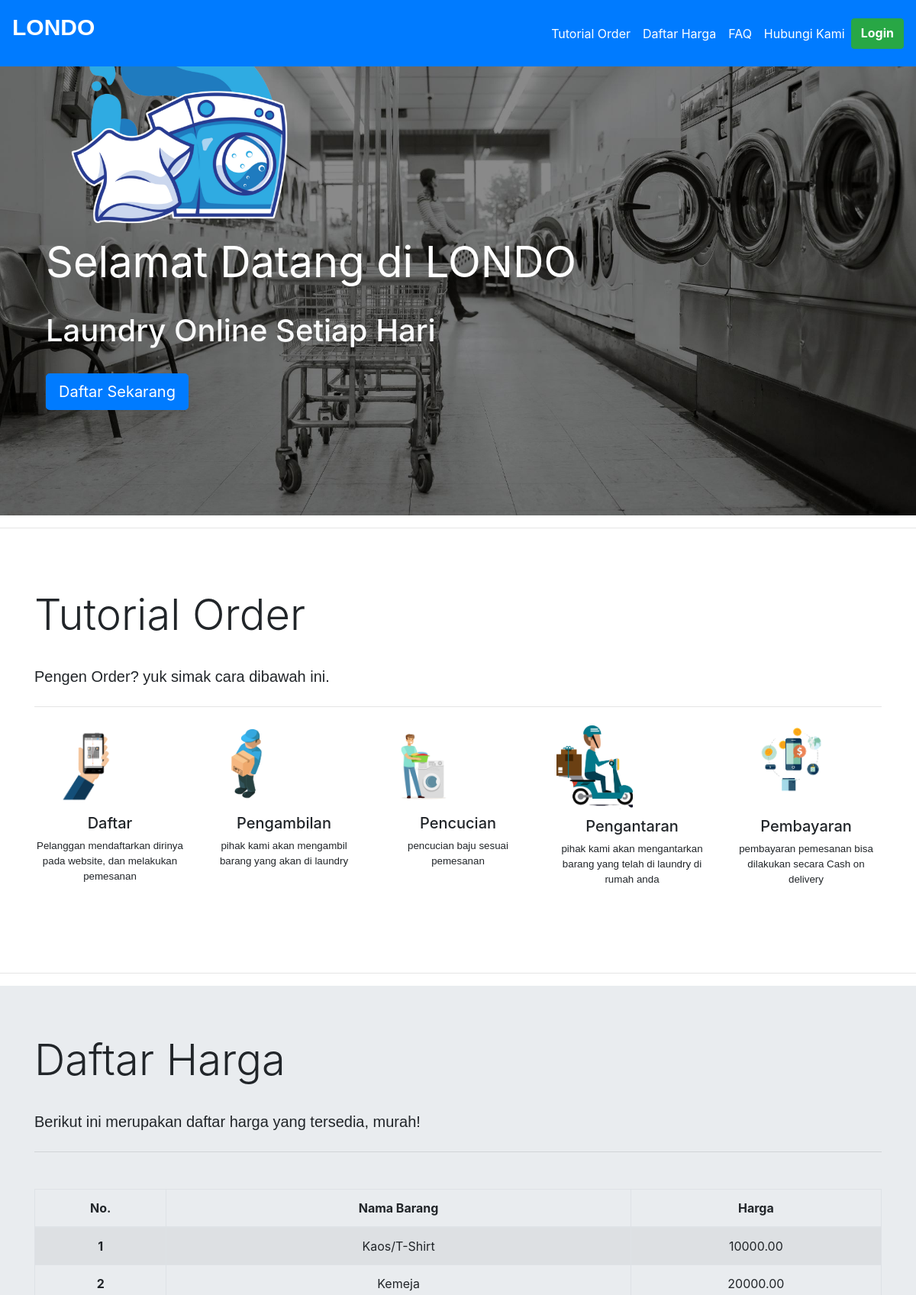
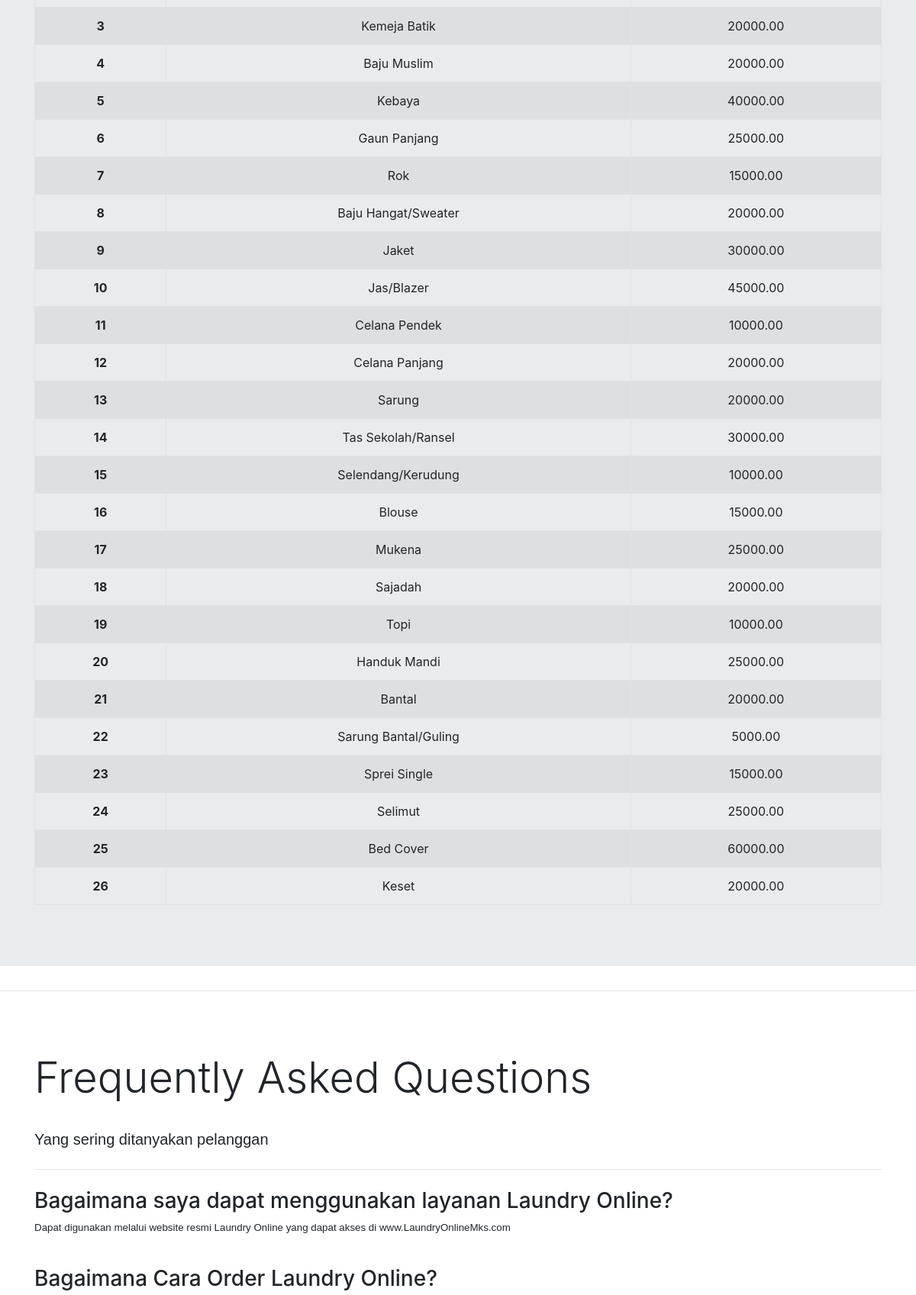
The page / (upper part) on the database its author committed (2 pictures, top to bottom).
### tables this page shows
CREATE TABLE `harga` (
  `id` INT(11) NOT NULL AUTO_INCREMENT,
  `nama_barang` VARCHAR(30) DEFAULT NULL,
  `harga` DECIMAL(10,2) DEFAULT NULL,
  PRIMARY KEY (`id`)
);

### database.php (called while the page is built, shortened)
<?php
class database{
    public function __construct()
    {
        try{
            $serverName = 'laundrycc.mysql.database.azure.com';
            $userName = 'laundrycc';
            $password = 'Admin123';
            $dbName = 'laundrycc';
            $this-> pdo = new PDO("mysql:host=$serverName;port=3306;dbname=$dbName",$userName, $password);
            $this-> pdo->setAttribute(PDO::ATTR_ERRMODE, PDO::ERRMODE_EXCEPTION);
        }
        catch(PDOException $e){
            echo 'Error, dikarenakan ' . $e ->getMessage();
        }
    }
    public function getHarga(){
        $sql = "SELECT * FROM harga";
        $stmt = $this -> pdo ->query($sql);
        return $stmt->fetchAll(PDO::FETCH_ASSOC);
    }
}
?>

### index.php (the view, shortened to what this page needs)
<?php
require_once "database.php";
$pdo = new database();
    $rows = $pdo -> getHarga();
?>
<!DOCTYPE html>
<html lang="en">
<head>
    <link rel="stylesheet" href="css/index.css">
    <link rel="stylesheet" href="bootstrap/css/bootstrap.min.css">
    <link rel="stylesheet" href="bootstrap/dataTables.bootstrap4.min.css">
</head>
<body>
    <nav class="navbar fixed-top navbar-expand-lg navbar-dark bg-primary">
        <a class="navbar-brand" href="index.php"><p style="font-size:30px;"><b>LONDO</b></p></a>
        <div class="collapse navbar-collapse" id="navbarNavAltMarkup">
            <div class="navbar-nav ml-auto">
                <a class="nav-item nav-link active nav-pills nav-fill" href="#how-to-order">Tutorial Order</a>
                <a class="nav-item nav-link active" href="#daftar-harga">Daftar Harga</a>
                <a class="nav-item nav-link active" href="#faq">FAQ</a>
                <a class="nav-item nav-link active" href="#hubungi-kami">Hubungi Kami</a>
                <a class="btn btn-outline-success active" href="login.php"><b>Login</b></a>
            </div>
        </div>
    </nav>
    <div id="carouselControls" class="carousel slide" data-ride="carousel">
        <div class="carousel-inner text-center">
            <div class="carousel-item active">
                <img class="d-block w-100" src="images\laundry121.jpg">
            </div>
            <div class="carousel-caption">
                <h6><img src="images/LOGO2.png" width="350px"> </h6>
                    <h1><a class="display-4 "<b> Selamat Datang di LONDO</b></a></h1>
                    <br>
                    <h1><a class="text-light "Laundry Online Setiap Hari</a></h1>
                <br>
                <h6><a class="btn btn-primary btn-lg" href="signup.php" role="button">Daftar Sekarang</a></h6>
                <br><br><br><br><br>
            </div>
        </div>
    </div>
    <hr id="how-to-order">
    <div class="jumbotron jumbotron-fluid bg-white">
        <div class="container">
            <div class="tengah">
            <h1 class="display-4">Tutorial Order</h1>
            <br>
            <p style="text-align:left;" class="lead">Pengen Order? yuk simak cara dibawah ini.</p>
            <hr class="my-4">
            <div class="row">
                <div class="col-sm">
                <h6><img src="images/img3.png" width="135px"> </h6>
                <h5>Daftar</h5>
                <p>Pelanggan mendaftarkan dirinya pada website, dan melakukan pemesanan </p>
                </div>
                <div class="col-sm">
                <h6><img src="images/img4.png" width="100px"> </h6>
                <h5>Pengambilan </h5>
                <p>pihak kami akan mengambil barang yang akan di laundry</p>
                </div>
                <div class="col-sm">
                <h6><img src="images/img5.png" width="108px"> </h6>
                <h5>Pencucian</h5>
                <p>pencucian baju sesuai pemesanan</p>
                </div>
                <div class="col-sm">
                <h6><img src="images/img6.png" width="100px"> </h6>
                <h5>Pengantaran </h5>
                <p> pihak kami akan mengantarkan barang yang telah di laundry di rumah anda</p>
                </div>
                <div class="col-sm">
                <h6><img src="images/img7.png" width="160px"> </h6><br>
                <h5>Pembayaran</h5>
                <p>pembayaran pemesanan bisa dilakukan secara Cash on delivery</p>
                </div>
            </div>
            </div>
        </div>
    </div>
    <hr id="daftar-harga">
    <div class="jumbotron jumbotron-fluid">
        <div class="container">
            <div class="tengah">
            <h1 class="display-4">Daftar Harga</h1>
            <br>
            <p style="text-align:left;" class="lead">Berikut ini merupakan daftar harga yang tersedia, murah!</p>
            <hr class="my-4">
            <br>
            <table id="pagination" class="table table-striped table-bordered">
                <thead>
                    <tr>
                        <th scope="col">No.</th>
                        <th scope="col">Nama Barang</th>
                        <th scope="col">Harga</th>
                    </tr>
                </thead>
                <tbody>
                    <?php
                        foreach ( $rows as $row ) {
                    ?>
                    <tr>
                        <th><?=$row['id'] ?></th>
                        <td><?=$row['nama_barang'] ?></td>
                        <td><?=$row['harga']?></td>
                    </tr>
                    <?php
                        }
                    ?>
                </tbody>
            </table>
            </div>
        </div>
    </div>
    <hr id="faq">
    <div class="jumbotron jumbotron-fluid bg-white">
        <div class="container">
            <h1 class="display-4">Frequently Asked Questions</h1>
            <br>
            <p style="text-align:left;" class="lead">Yang sering ditanyakan pelanggan</p>
            <hr class="my-4">
            <h3>Bagaimana saya dapat menggunakan layanan Laundry Online?</h3>
            <p> Dapat digunakan melalui website resmi Laundry Online yang dapat akses di www.LaundryOnlineMks.com</p>
                <br>
            <h3> Bagaimana Cara Order Laundry Online?</h3>
                <br>
            </div>
        </div>
</body>
</html>

### css/index.css (style rules this page uses)
img { height: 10m; text-align: left; }
p { font-size: smaller; font-family: Myfont, sans-serif !important; }
body { font-family: 'Source Sans Pro'; margin: 0; color: white; }
.tengah { text-align: center; }
.container { text-align: left; }
h1 { text-align: left; padding-left: 0px; }
h6 { text-align: left; }

### rows shown on the page
harga: id "1", nama_barang "Kaos/T-Shirt", harga "10000.00"
harga: id "2", nama_barang "Kemeja", harga "20000.00"
harga: id "3", nama_barang "Kemeja Batik", harga "20000.00"
harga: id "4", nama_barang "Baju Muslim", harga "20000.00"
harga: id "5", nama_barang "Kebaya", harga "40000.00"
harga: id "6", nama_barang "Gaun Panjang", harga "25000.00"
harga: id "7", nama_barang "Rok", harga "15000.00"
harga: id "8", nama_barang "Baju Hangat/Sweater", harga "20000.00"
harga: id "9", nama_barang "Jaket", harga "30000.00"
harga: id "10", nama_barang "Jas/Blazer", harga "45000.00"
harga: id "11", nama_barang "Celana Pendek", harga "10000.00"
harga: id "12", nama_barang "Celana Panjang", harga "20000.00"
harga: id "13", nama_barang "Sarung", harga "20000.00"
harga: id "14", nama_barang "Tas Sekolah/Ransel", harga "30000.00"
harga: id "15", nama_barang "Selendang/Kerudung", harga "10000.00"
harga: id "16", nama_barang "Blouse", harga "15000.00"
harga: id "17", nama_barang "Mukena", harga "25000.00"
harga: id "18", nama_barang "Sajadah", harga "20000.00"
harga: id "19", nama_barang "Topi", harga "10000.00"
harga: id "20", nama_barang "Handuk Mandi", harga "25000.00"
harga: id "21", nama_barang "Bantal", harga "20000.00"
harga: id "22", nama_barang "Sarung Bantal/Guling", harga "5000.00"
harga: id "23", nama_barang "Sprei Single", harga "15000.00"
harga: id "24", nama_barang "Selimut", harga "25000.00"
harga: id "25", nama_barang "Bed Cover", harga "60000.00"
harga: id "26", nama_barang "Keset", harga "20000.00"
